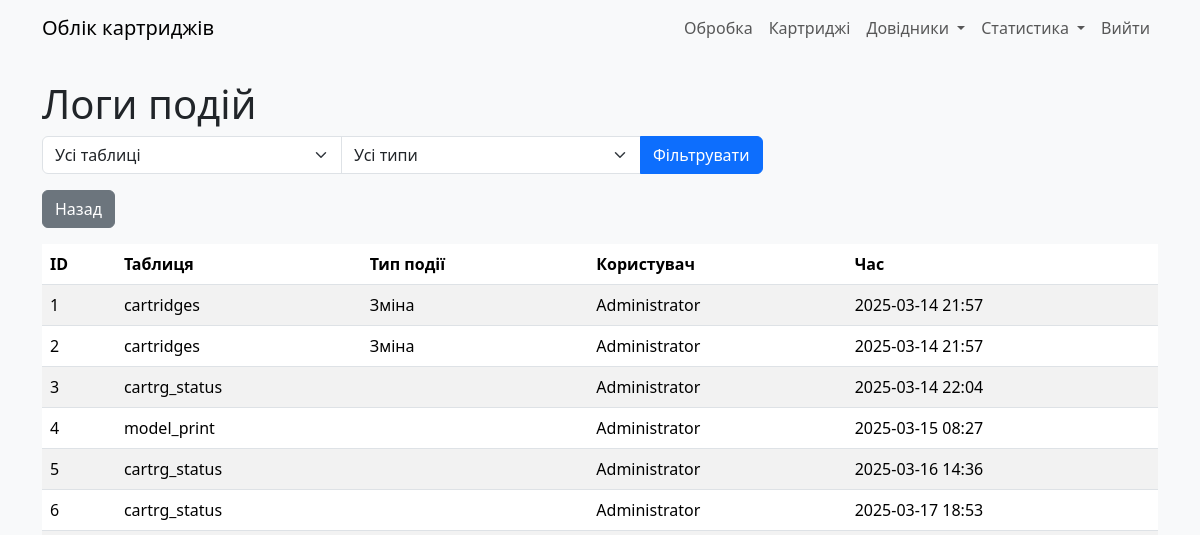
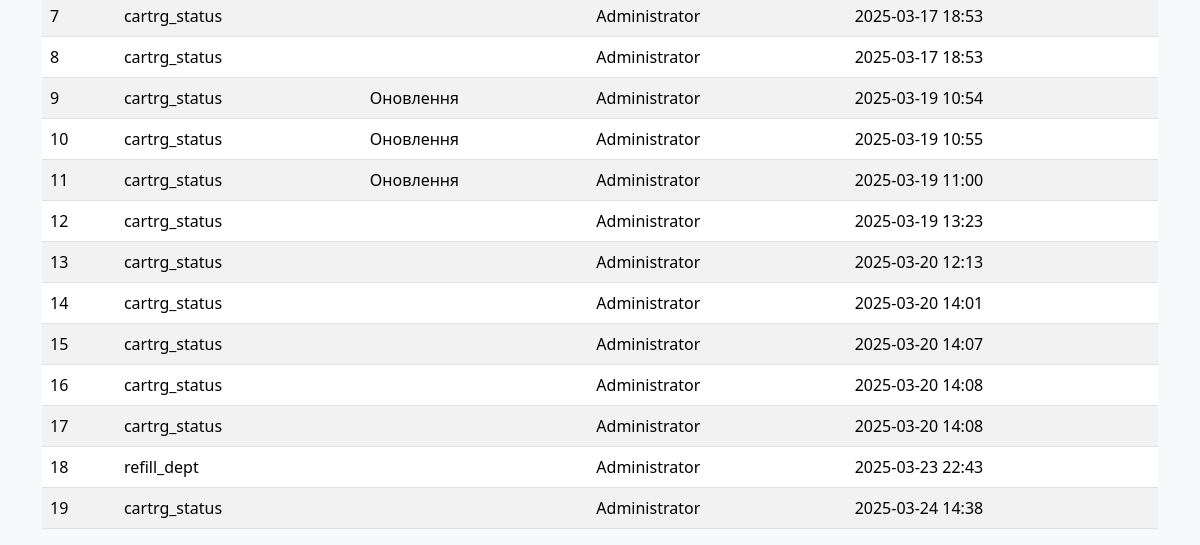
The app's page /event_log (signed in), older data (2 pictures, top to bottom).
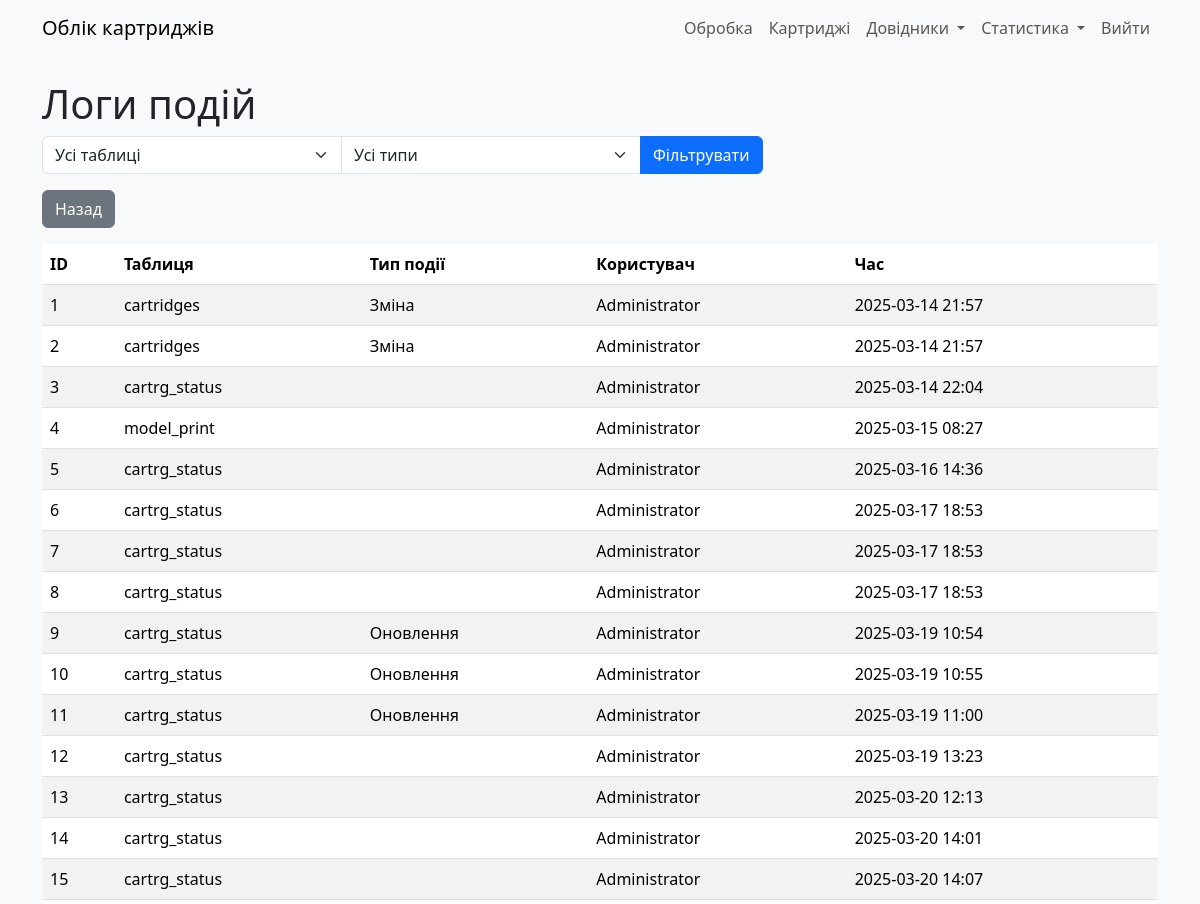
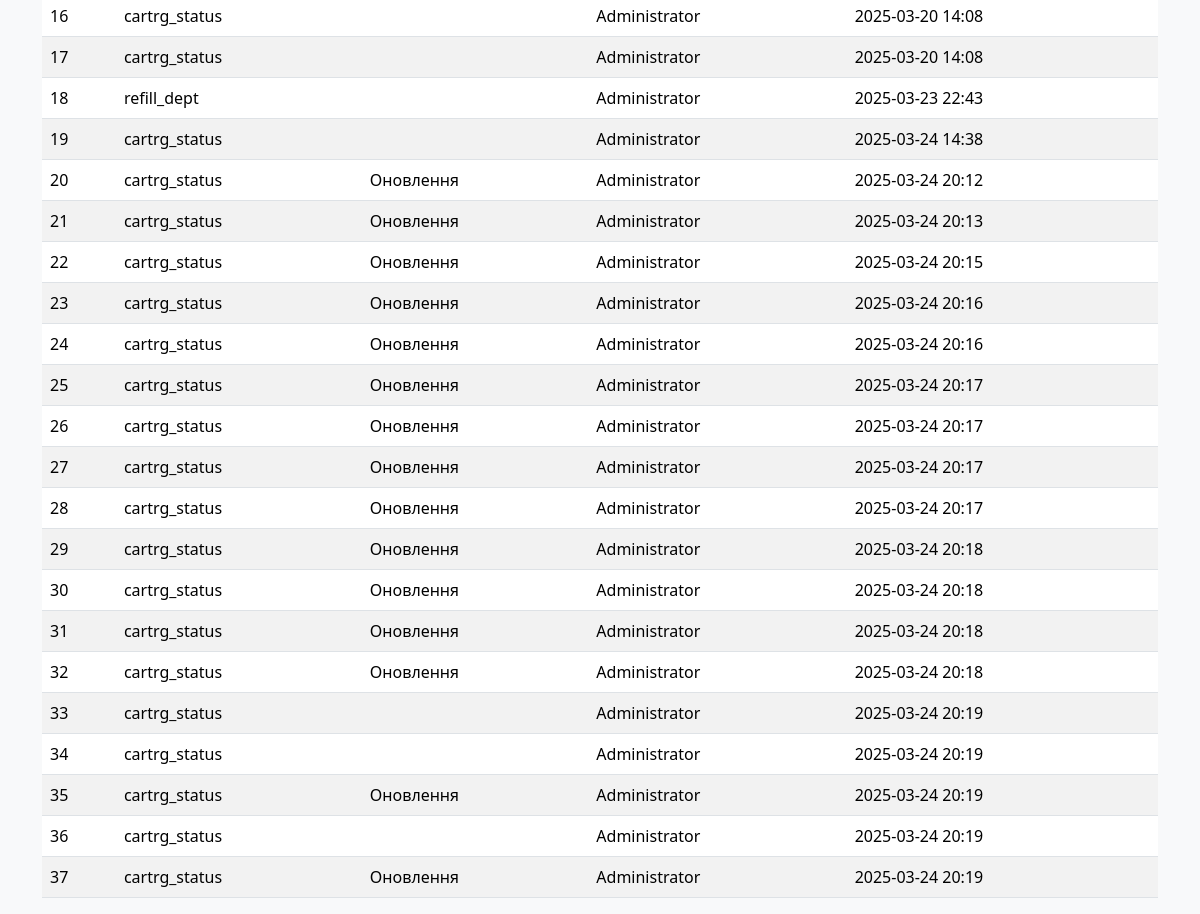
The same page, newer data (2 pictures, top to bottom).
### models.py (models this page shows)
class EventLog(db.Model):
    __tablename__ = "event_log"
    id: Mapped[int] = mapped_column(primary_key=True)
    table_name: Mapped[str] = mapped_column(String(30))
    event_type: Mapped[int] = mapped_column(Integer, server_default=literal(0))
    user_updated: Mapped[int] = mapped_column(ForeignKey(User.id))
    time_updated: Mapped[DateTime] = mapped_column(DateTime, server_default=func.now())

class User(db.Model, UserMixin):
    __tablename__ = "users"
    id: Mapped[int] = mapped_column(primary_key=True)
    username: Mapped[str] = mapped_column(String(30), unique=True, nullable=False)
    password: Mapped[str] = mapped_column(String(255), nullable=False)
    humanname: Mapped[str] = mapped_column(String(60), nullable=False)
    lastlogin: Mapped[datetime] = mapped_column(DateTime, server_default=func.now())
    active: Mapped[bool] = mapped_column(default=True)
    time_updated: Mapped[DateTime] = mapped_column(DateTime, server_default=func.now())
    role: Mapped[str] = mapped_column(String(30), server_default="user")

### app.py (the view)
    def wrapper(*args, **kwargs):
        if current_user.role != 'admin':
            abort(403)
        return f(*args, **kwargs)

### app.py (called while the page is built)
@login_manager.user_loader
def load_user(user_id):
    return User.query.get(int(user_id))

def admin_required(f):
    def wrapper(*args, **kwargs):
        if current_user.role != 'admin':
            abort(403)
        return f(*args, **kwargs)
    wrapper.__name__ = f.__name__
    return wrapper

@app.route('/event_log')
@admin_required
@login_required
def event_log():
    table_filter = request.args.get('table_filter', '')
    type_filter = request.args.get('type_filter', '')
    query = EventLog.query
    if table_filter:
        query = query.filter(EventLog.table_name == table_filter)
    if type_filter:
        query = query.filter(EventLog.event_type == int(type_filter))
    logs = query.all()
    return render_template('event_log.html', User=User, logs=logs, table_filter=table_filter, type_filter=type_filter)

### templates/event_log.html (shortened to what this page needs)
{% extends "base.html" %}
{% block content %}
    <h1>Логи подій</h1>
    <form method="GET" class="mb-3">
        <div class="input-group">
            <select name="table_filter" class="form-select w-auto">
                <option value="">Усі таблиці</option>
            </select>
            <select name="type_filter" class="form-select w-auto">
                <option value="">Усі типи</option>
            </select>
            <button type="submit" class="btn btn-primary">Фільтрувати</button>
        </div>
    </form>
    <div class="mb-3">
        <a href="{{ url_for('index') }}" class="btn btn-secondary">Назад</a>
    </div>
    <table class="table table-striped">
        <thead>
            <tr>
                <th>ID</th>
                <th>Таблиця</th>
                <th>Тип події</th>
                <th>Користувач</th>
                <th>Час</th>
            </tr>
        </thead>
        <tbody>
            {% for log in logs %}
            <tr>
                <td>{{ log.id }}</td>
                <td>{{ log.table_name }}</td>
                <td>{{ {0: 'Створення', 1: 'Зміна', 2: 'Оновлення'}[log.event_type] }}</td>
                <td>{{ User.query.get(log.user_updated).humanname }}</td>
                <td>{{ log.time_updated.strftime('%Y-%m-%d %H:%M') }}</td>
            </tr>
            {% endfor %}
        </tbody>
    </table>
{% endblock %}

### templates/base.html (shortened to what this page needs)
<!DOCTYPE html>
<html lang="uk">
<head>
    <link rel="stylesheet" href="{{ url_for('static', filename='css/bootstrap.min.css') }}">
    <link rel="stylesheet" href="{{ url_for('static', filename='css/style.css') }}">
</head>
<body>
    <nav class="navbar navbar-expand-lg navbar-light bg-light">
        <div class="container">
            <a class="navbar-brand" href="{{ url_for('index') }}">Облік картриджів</a>
            <div class="collapse navbar-collapse" id="navbarNav">
                <ul class="navbar-nav ms-auto">
                    {% if current_user.is_authenticated %}
                        <li class="nav-item">
                            <a class="nav-link" href="{{ url_for('processCartridge') }}" id="processCartridge">Обробка</a>
                        </li>
                        <li class="nav-item">
                            <a class="nav-link" href="{{ url_for('cartridges') }}">Картриджі</a>
                        </li>
                        <li class="nav-item dropdown">
                            <a class="nav-link dropdown-toggle" href="#" id="navbarDropdownRefs" role="button" data-bs-toggle="dropdown" aria-expanded="false">
                                Довідники
                            </a>
                        </li>
                        <li class="nav-item dropdown">
                            <a class="nav-link dropdown-toggle" href="#" id="navbarDropdownStats" role="button" data-bs-toggle="dropdown" aria-expanded="false">
                                Статистика
                            </a>
                        </li>
                        <li class="nav-item">
                            <a class="nav-link" href="{{ url_for('logout') }}">Вийти</a>
                        </li>
                    {% else %}
                        <li class="nav-item">
                            <a class="nav-link" href="{{ url_for('login') }}">Увійти</a>
                        </li>
                    {% endif %}
                </ul>
            </div>
        </div>
    </nav>
    <div class="container mt-4">
        {% block content %}{% endblock %}
    </div>
</body>
</html>

### static/css/style.css (style rules this page uses)
body { background-color: #f8f9fa; }
.table th, .table td { vertical-align: middle; }
.form-control, .form-select { max-width: 300px; }
.navbar-nav .nav-link { padding-left: 10px; padding-right: 10px; }

Row changes from the older to the newer data that the page shows:
added EventLog: id "20", table_name "cartrg_status", event_type "Оновлення", query.get "Administrator", time_updated "2025-03-24 20:12"
added EventLog: id "21", table_name "cartrg_status", event_type "Оновлення", query.get "Administrator", time_updated "2025-03-24 20:13"
added EventLog: id "22", table_name "cartrg_status", event_type "Оновлення", query.get "Administrator", time_updated "2025-03-24 20:15"
added EventLog: id "23", table_name "cartrg_status", event_type "Оновлення", query.get "Administrator", time_updated "2025-03-24 20:16"
added EventLog: id "24", table_name "cartrg_status", event_type "Оновлення", query.get "Administrator", time_updated "2025-03-24 20:16"
added EventLog: id "25", table_name "cartrg_status", event_type "Оновлення", query.get "Administrator", time_updated "2025-03-24 20:17"
added EventLog: id "26", table_name "cartrg_status", event_type "Оновлення", query.get "Administrator", time_updated "2025-03-24 20:17"
added EventLog: id "27", table_name "cartrg_status", event_type "Оновлення", query.get "Administrator", time_updated "2025-03-24 20:17"
added EventLog: id "28", table_name "cartrg_status", event_type "Оновлення", query.get "Administrator", time_updated "2025-03-24 20:17"
added EventLog: id "29", table_name "cartrg_status", event_type "Оновлення", query.get "Administrator", time_updated "2025-03-24 20:18"
added EventLog: id "30", table_name "cartrg_status", event_type "Оновлення", query.get "Administrator", time_updated "2025-03-24 20:18"
added EventLog: id "31", table_name "cartrg_status", event_type "Оновлення", query.get "Administrator", time_updated "2025-03-24 20:18"
added EventLog: id "32", table_name "cartrg_status", event_type "Оновлення", query.get "Administrator", time_updated "2025-03-24 20:18"
added EventLog: id "33", table_name "cartrg_status", query.get "Administrator", time_updated "2025-03-24 20:19"
added EventLog: id "34", table_name "cartrg_status", query.get "Administrator", time_updated "2025-03-24 20:19"
added EventLog: id "35", table_name "cartrg_status", event_type "Оновлення", query.get "Administrator", time_updated "2025-03-24 20:19"
added EventLog: id "36", table_name "cartrg_status", query.get "Administrator", time_updated "2025-03-24 20:19"
added EventLog: id "37", table_name "cartrg_status", event_type "Оновлення", query.get "Administrator", time_updated "2025-03-24 20:19"
